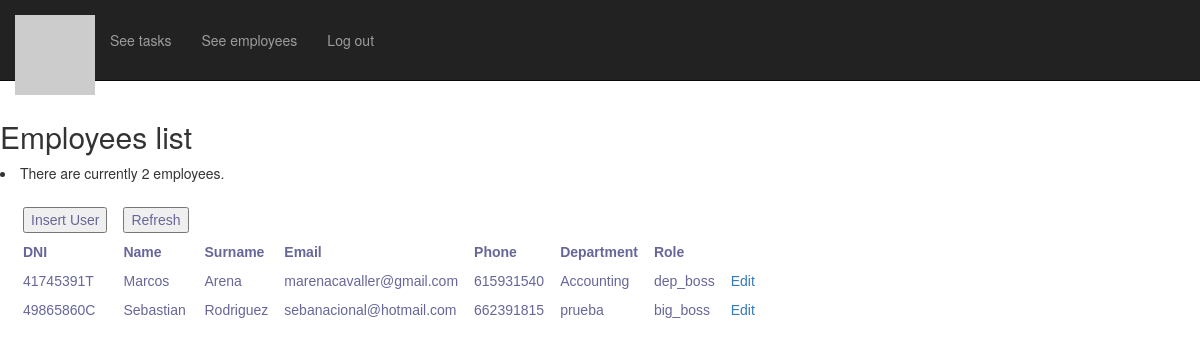
/menus/emp_list.php (signed in), run on an earlier commit of the app's database.
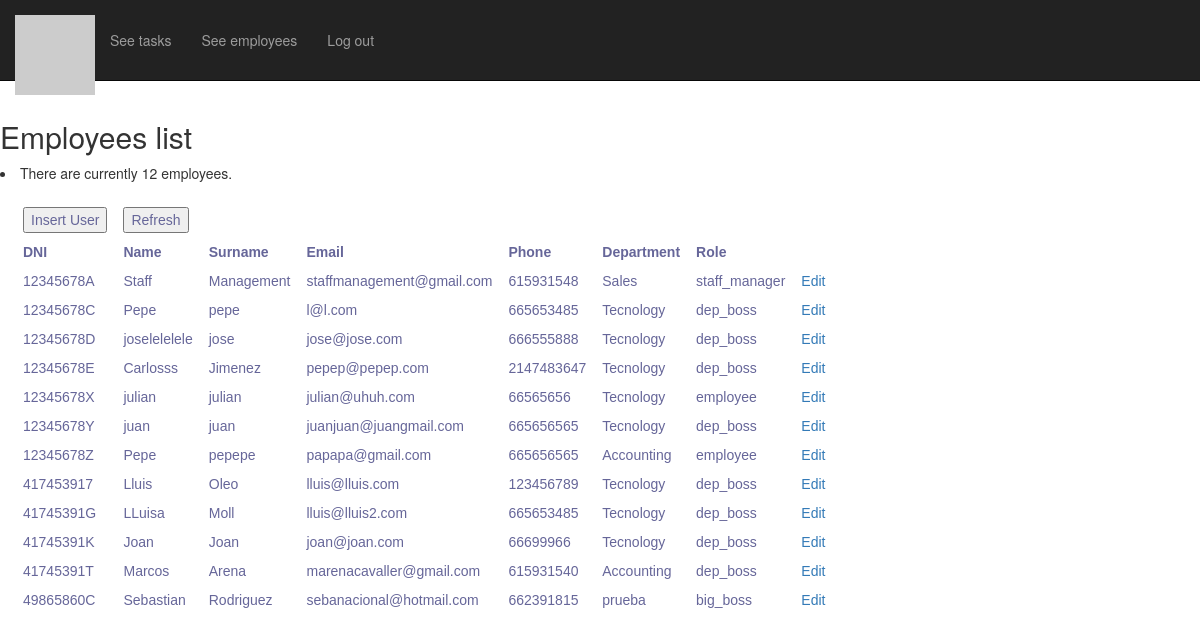
And on a later commit of the database.
### tables this page shows
CREATE TABLE `employees` (
  `DNI` varchar(9) NOT NULL,
  `Name` varchar(50) NOT NULL,
  `Surname` varchar(50) NOT NULL,
  `Email` varchar(50) NOT NULL,
  `TelePhone` int(9) NOT NULL,
  `Password` varchar(50) NOT NULL,
  `Code_Dep` int(11) NOT NULL,
  `role` set('big_boss','dep_boss','employee','staff_manager') NOT NULL
);

CREATE TABLE `department` (
  `Code` int(11) NOT NULL,
  `Name` varchar(50) NOT NULL,
  `Boss` varchar(9) DEFAULT NULL
);

### includes/functions.php (the view, shortened to what this page needs)
<?php
function empList(){
	echo '<h2>Employees list</h2>';
	require ('../includes/mysqli_connect.php');
	$q = 	"SELECT e.DNI, e.Name, e.Surname, e.Email, e.TelePhone, d.Name, e.role FROM employees AS e
			INNER JOIN department as d
			ON e.Code_Dep = d.Code ORDER BY e.DNI";
	$r = @mysqli_query ($dbc, $q);
	$num = mysqli_num_rows($r);
	if ($num > 0) {
	echo "<li>There are currently $num employees.</li>\n";
	echo '<link rel="stylesheet" href="../style/users_data.css">
	<form method="POST" action="emp_list.php">
	<table id="hor-minimalist-a" align="center">
	';
	if ($role="staff_manager") {?>
			<td><input type="submit" value="Insert User"  onclick=window.open('./insertuser.php','ventana','width=640,height=600');></td>
		<?php
		}
	echo '<td><input type="submit" value="Refresh"></td>
	<tr>
		<td align="left"><b> DNI </b></td>
		<td align="left"><b> Name </b></td>
		<td align="left"><b> Surname </b></td>
		<td align="left"><b> Email </b></td>
		<td align="left"><b> Phone </b></td>
		<td align="left"><b> Department </b></td>
		<td align="left"><b> Role </b></td>
		<td align="right"><b>';
		echo '</b></td>
	</tr>';
	while ($row = mysqli_fetch_array($r, MYSQLI_NUM)) {
		echo '<tr>
			<td align="left">' . $row[0] . '</td>
			<td align="left">' . $row[1] . '</td>
			<td align="left">' . $row[2] . '</td>
			<td align="left">' . $row[3] . '</td>
			<td align="left">' . $row[4] . '</td>
			<td align="left">' . $row[5] . '</td>
			<td align="left">' . $row[6] . '</td>';
			if ($role="staff_manager") {
				echo '<td align="left"><a href="../menus/emp_edit.php?id=' . $row[0] . '" target="popup">Edit</a></td>';
		}
			echo '</tr>';
	}
	echo '</table></form>';
	} else {
		echo '<p class="error">There are currently no registered users.</p>';
	}
}
?>

### menus/header.php (shortened to what this page needs)
<!DOCTYPE html>
<html lang="en">
<head>
    <link href="../css/bootstrap.css" rel="stylesheet">
    <link href="../css/logo-nav.css" rel="stylesheet">
    <link href="../css/styles.css" rel="stylesheet">
</head>
<body>
    <nav class="navbar navbar-inverse navbar-fixed-top" role="navigation">
        <div class="container">
            <div class="navbar-header">
                <a class="navbar-brand" href="./start.php">
                    <img src="http://placehold.it/150x50&text=Logo" alt="">
                </a>
            </div>
            <div class="collapse navbar-collapse" id="bs-example-navbar-collapse-1">
                <ul class="nav navbar-nav">
                    <li>
                        <?php
                        if(isset($_SESSION['role'])){
                            if($_SESSION['role']=='employee'){
                                echo'<a href="./see_tasks.php">See tasks</a>';
                            }
                            else if($_SESSION['role']=='dep_boss'){
                                echo '<a href="./see_tasks.php">See tasks</a>';
                            }
                        }
                        ?>
                    </li>
                    <li>
                        <?php
                        if(isset($_SESSION['role'])){
                            if($_SESSION['role']=='employee'){
                                echo '';
                            }
                            else if($_SESSION['role']=='dep_boss'){
                                echo '<a href="./emp_list.php">See employees</a>';
                            }
                        }
                        ?>
                    </li>
                    <li>
                        <a href="../logout.php">Log out</a>
                    </li>
                </ul>
            </div>
        </div>
    </nav>
</html>

### menus/emp_list.php
<?php
include ('../menus/header.php');
?>
<link rel="stylesheet" href="../css/bootstrap.css" type="text/css">
<link rel="stylesheet" href="../css/bootstrap.min.css" type="text/css">
<link rel="stylesheet" href="../css/logo-nav.css" type="text/css">
<link rel="stylesheet" href="../css/styles.css" type="text/css">
 <?php
if (!isset($_SESSION['dni'])) {
	require ('../includes/functions.php');
	redirect_user('../login.php');
} else {
		require ('../includes/functions.php');
		emplist();
}
?>

### css/logo-nav.css (style rules this page uses)
body { padding-top: 70px; }
.navbar-fixed-top .nav { padding: 15px 0; }
.navbar-fixed-top .navbar-brand { padding: 0 15px; }
@media (min-width:768px) { body { padding-top: 100px; } }
@media (min-width:768px) { .navbar-fixed-top .navbar-brand { padding: 15px 0; } }

### style/users_data.css (style rules this page uses)
#hor-minimalist-a { font-family: "Lucida Sans Unicode", "Lucida Grande", Sans-Serif; font-size: 14px; background: #fff; margin: 15px; width: 480px; border-collapse: collapse; text-align: left; }
#hor-minimalist-a td { color: #669; padding: 9px 8px 0px 8px; }

What changed in the data, as far as the page shows it:
added employees: DNI "12345678A", Name "Staff", Surname "Management", Email "staffmanagement@gmail.com", TelePhone "615931548", Code_Dep.Name "Sales", role "staff_manager"
added employees: DNI "12345678C", Name "Pepe", Surname "pepe", Email "l@l.com", TelePhone "665653485", Code_Dep.Name "Tecnology", role "dep_boss"
added employees: DNI "12345678D", Name "joselelelele", Surname "jose", Email "jose@jose.com", TelePhone "666555888", Code_Dep.Name "Tecnology", role "dep_boss"
added employees: DNI "12345678E", Name "Carlosss", Surname "Jimenez", Email "pepep@pepep.com", TelePhone "2147483647", Code_Dep.Name "Tecnology", role "dep_boss"
added employees: DNI "12345678X", Name "julian", Surname "julian", Email "julian@uhuh.com", TelePhone "66565656", Code_Dep.Name "Tecnology", role "employee"
added employees: DNI "12345678Y", Name "juan", Surname "juan", Email "juanjuan@juangmail.com", TelePhone "665656565", Code_Dep.Name "Tecnology", role "dep_boss"
added employees: DNI "12345678Z", Name "Pepe", Surname "pepepe", Email "papapa@gmail.com", TelePhone "665656565", Code_Dep.Name "Accounting", role "employee"
added employees: DNI "417453917", Name "Lluis", Surname "Oleo", Email "lluis@lluis.com", TelePhone "123456789", Code_Dep.Name "Tecnology", role "dep_boss"
added employees: DNI "41745391G", Name "LLuisa", Surname "Moll", Email "lluis@lluis2.com", TelePhone "665653485", Code_Dep.Name "Tecnology", role "dep_boss"
added employees: DNI "41745391K", Name "Joan", Surname "Joan", Email "joan@joan.com", TelePhone "66699966", Code_Dep.Name "Tecnology", role "dep_boss"
Also different on the page:
$num: "2" → "12"
